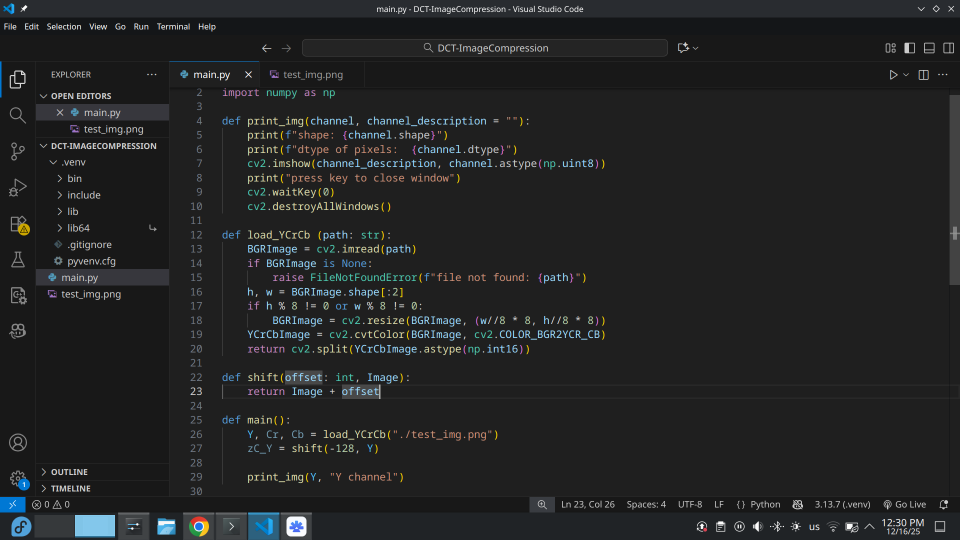
#> input picture test_img.png, 1920 x 1080 px (shown at 1/2 size)
$ python main.py
#> lines starting #> are read from the running program, lines starting #| are printed output that depends on the picture
### compression_format.py
import os
import numpy as np

class SimpleComp:
    @classmethod
    def load(cls, path: str):
        pass
    @classmethod
    def save(cls, path: str, image_coeff_rep: list[np.ndarray]):
        compressed: list = [None] * 3
        for channel_idx, channel in enumerate(image_coeff_rep):
            h_blocks = channel.shape[0] // 8
            w_blocks = channel.shape[1] // 8

            all_vals = []
            all_idxs = []
            counts = []

            for i in range(h_blocks):
                for j in range(w_blocks):
                    flat = channel[i*8:(i+1)*8, j*8:(j+1)*8].ravel()
                    idx  = np.flatnonzero(flat).astype(np.uint8)
                    vals = flat[idx].astype(np.int16)

                    all_vals.append(vals)
                    all_idxs.append(idx)
                    counts.append(len(vals))

            if all_vals:
                vals_arr = np.concatenate(all_vals)
                idx_arr = np.concatenate(all_idxs)
            else:
                vals_arr = np.array([], dtype=np.int16)
                idx_arr = np.array([], dtype=np.uint8)

            counts_arr = np.array(counts, dtype=np.uint8)

            compressed[channel_idx] = (vals_arr, idx_arr, counts_arr)
        np.save(path, np.array(compressed, dtype=object))

### main.py
import cv2
import numpy as np
from compression_format import SimpleComp
import os

PATH = "./test_img.png"

LUMINANCE_QUANTIZATION_TABLE = np.array([
    [16,11,10,16,24 ,40 ,51 ,61 ],
    [12,12,14,19,26 ,58 ,60 ,55 ],
    [14,13,16,24,40 ,57 ,69 ,56 ],
    [14,17,22,29,51 ,87 ,80 ,62 ],
    [18,22,37,56,68 ,109,103,77 ],
    [24,35,55,64,81 ,104,113,92 ],
    [49,64,78,87,103,121,120,101],
    [72,92,95,98,112,100,103,99 ]
], dtype=np.int16)

CHROMINANCE_QUANTIZATION_TABLE = np.array([
    [17,18,24,47,99,99,99,99],
    [18,21,26,66,99,99,99,99],
    [24,26,56,99,99,99,99,99],
    [47,66,99,99,99,99,99,99],
    [99,99,99,99,99,99,99,99],
    [99,99,99,99,99,99,99,99],
    [99,99,99,99,99,99,99,99],
    [99,99,99,99,99,99,99,99]
], dtype=np.int16)

def test_resize(img):
    return cv2.resize(img.astype(np.float32), (128, 128))

def print_img(channel, channel_description = ""):
    print(f"shape: {channel.shape}")
    print(f"dtype of pixels:  {channel.dtype}")
    cv2.imshow(channel_description, channel.astype(np.uint8))
    print("press key to close window")
    cv2.waitKey(0)
    cv2.destroyAllWindows()

def chroma_subsampling(channel):
    return channel[::2, ::2]

def padding(channel, mutliple_of):
    h, w = channel.shape
    if h % mutliple_of != 0 or w % mutliple_of != 0:
        channel = cv2.resize(channel.astype(np.float32), (w//mutliple_of * mutliple_of, h//mutliple_of * mutliple_of)).astype(np.int16)
    return channel

def image_preprocessing(image):
    YCrCb = load_YCrCb(image)
    YCrCb = [padding(x, 16) for x in YCrCb]
    YCrCb = [np.clip(x - 128, -128, 127) for x in YCrCb]
    YCrCb[1] = chroma_subsampling(YCrCb[1])
    YCrCb[2] = chroma_subsampling(YCrCb[2])
    return YCrCb

def load_YCrCb (BGRImage):
    if BGRImage is None:
        raise FileNotFoundError(f"image is None")
    YCrCb = cv2.cvtColor(BGRImage, cv2.COLOR_BGR2YCrCb)
    return cv2.split(YCrCb.astype(np.int16))

def group_processing_forward(input, output, luminance):
    qt = LUMINANCE_QUANTIZATION_TABLE if luminance else CHROMINANCE_QUANTIZATION_TABLE

    dct_coeffs = cv2.dct(input.astype(np.float32))
    output[:] = np.round(dct_coeffs / qt).astype(np.int16)

def group_processing_backward(input, output, luminance):
    qt = LUMINANCE_QUANTIZATION_TABLE if luminance else CHROMINANCE_QUANTIZATION_TABLE
    dequantized = input.astype(np.float32) * qt
    idct_coeffs = cv2.idct(dequantized)
    output[:] = np.round(idct_coeffs).astype(np.int16)

def DCT_transform(u, v, group):
    def alpha(k: int) -> float:
        return 1 / np.sqrt(2) if k == 0 else 1.0
    s = 0.0
    for x in range(8):
        for y in range(8):
            s += group[x, y] * np.cos((2*x + 1) * u * np.pi / 16.0) * np.cos((2*y + 1) * v * np.pi / 16.0)
    return 0.25 * alpha(u) * alpha(v) * s

def to_coeff_rep(Image):
    img_coeff_rep = []
    for channel_idx, channel in enumerate(Image):
        h, w = channel.shape
        channel_coeff_rep = np.empty((h, w), dtype=np.int16)
        for i in range(h // 8):
            for j in range(w // 8):
                slice_i, slice_j = slice(i * 8, i * 8 + 8), slice(j * 8, j * 8 + 8)
                group_processing_forward(channel[slice_i, slice_j], channel_coeff_rep[slice_i, slice_j], channel_idx == 0)
        img_coeff_rep.append(channel_coeff_rep)
    return img_coeff_rep

def to_value_rep(img_coeff):
    img_value_rep = []
    for channel_idx, channel in enumerate(img_coeff):
        h, w = channel.shape
        channel_value_rep = np.empty((h, w), dtype=np.int16)
        for i in range(h // 8):
            for j in range(w // 8):
                slice_i, slice_j = slice(i * 8, i * 8 + 8), slice(j * 8, j * 8 + 8)
                group_processing_backward(channel[slice_i, slice_j], channel_value_rep[slice_i, slice_j], channel_idx == 0)
        img_value_rep.append(channel_value_rep)
    return img_value_rep

if __name__ == "__main__":
    CompressionFormat = SimpleComp
    BGRImage = cv2.imread(PATH)
#> BGRImage is the input picture: shape (1080, 1920, 3); mean B, G, R 36.5, 36, 34.8
    img = image_preprocessing(BGRImage)
#> in load_YCrCb, `YCrCb = cv2.cvtColor(BGRImage, cv2.COLOR_BGR2YCrCb)`: YCrCb: shape (1080, 1920, 3); mean of channels 0, 1, 2 35.7, 127.4, 128.5
#> in padding, `channel = cv2.resize(channel.astype(np.float32), (w//mutliple_of * mut..`:
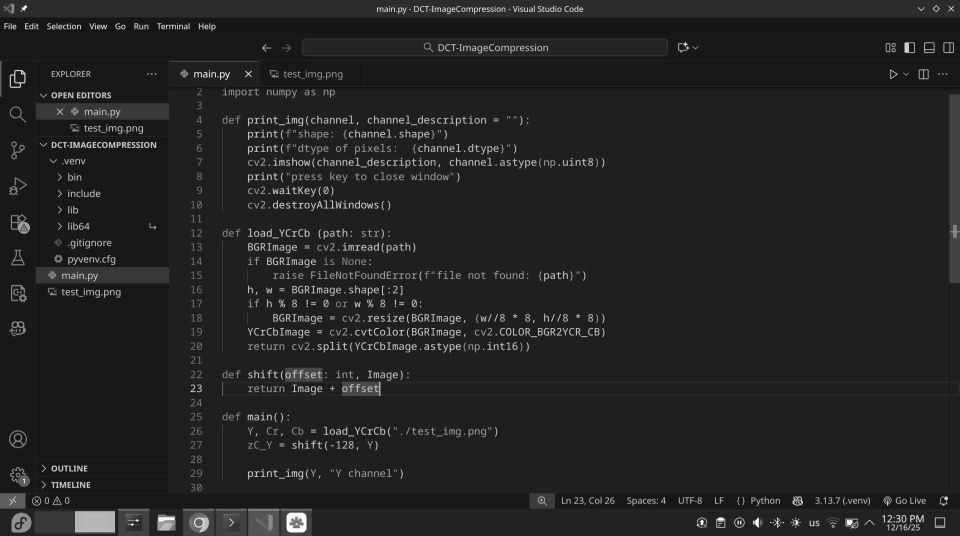
#> channel: shape (1072, 1920) int16 (shown at 1/2 size); min 9, max 255, mean 35.7
#> call 2 of padding, with mutliple_of = 16
#> in padding (call 2), `channel = cv2.resize(channel.astype(np.float32), (w//mutliple_of * mut..`:
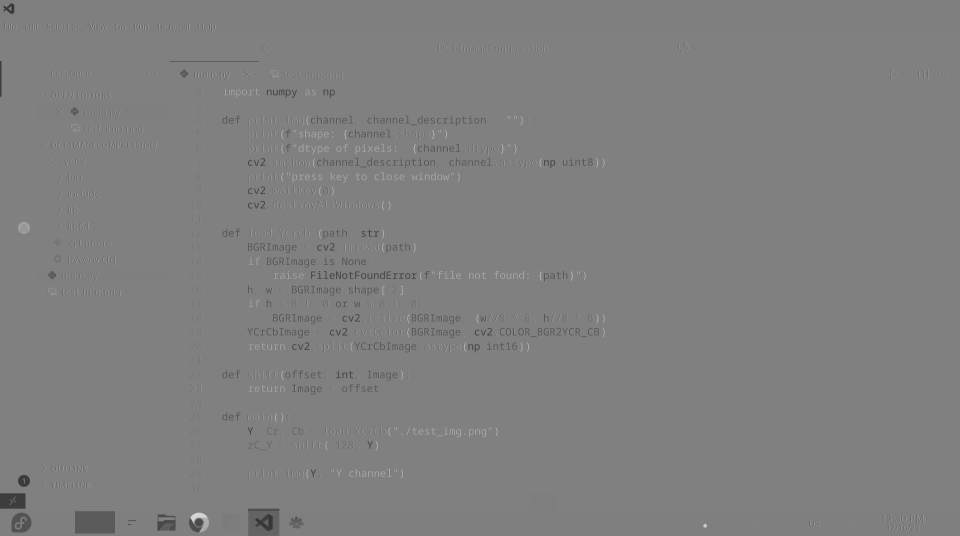
#> channel: shape (1072, 1920) int16 (shown at 1/2 size); min 51, max 214, mean 127.4
#> call 3 of padding, with mutliple_of = 16
#> in padding (call 3), `channel = cv2.resize(channel.astype(np.float32), (w//mutliple_of * mut..`:
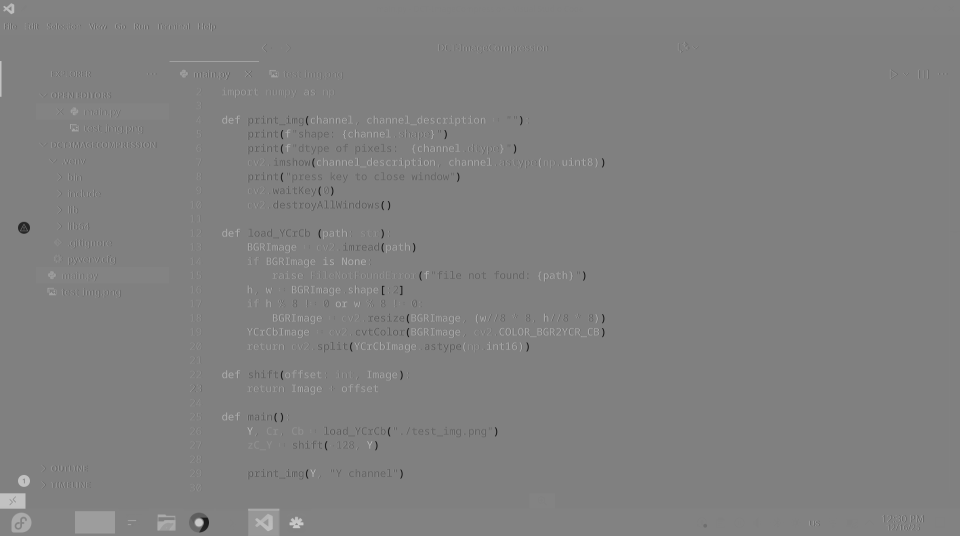
#> channel: shape (1072, 1920) int16 (shown at 1/2 size); min 14, max 202, mean 128.4
#> in image_preprocessing, `YCrCb = [padding(x, 16) for x in YCrCb]`: YCrCb = 3 items
#> in chroma_subsampling, `return channel[::2, ::2]`:
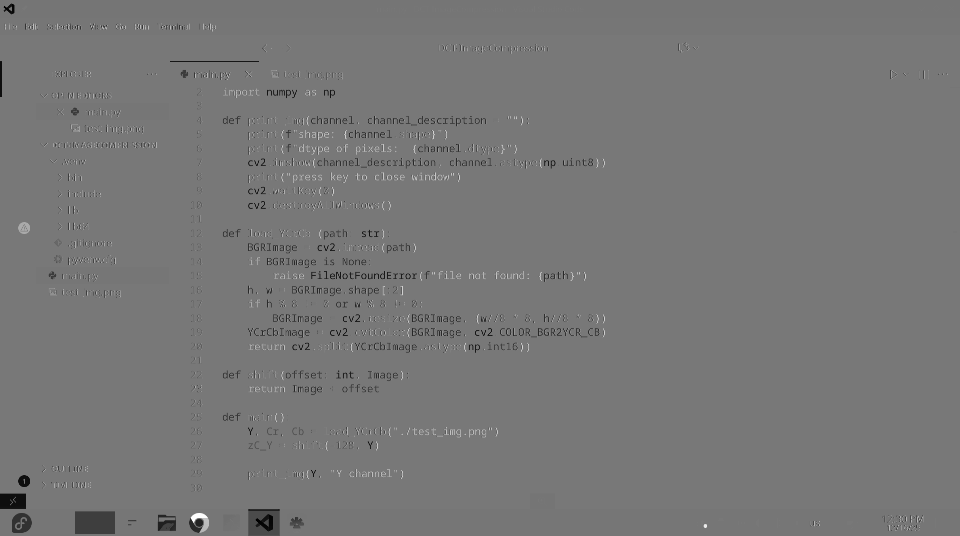
#> returned value: shape (536, 960) int16; min -77, max 86, mean -0.6; drawn with min black and max white
#> in chroma_subsampling (call 2), `return channel[::2, ::2]`:
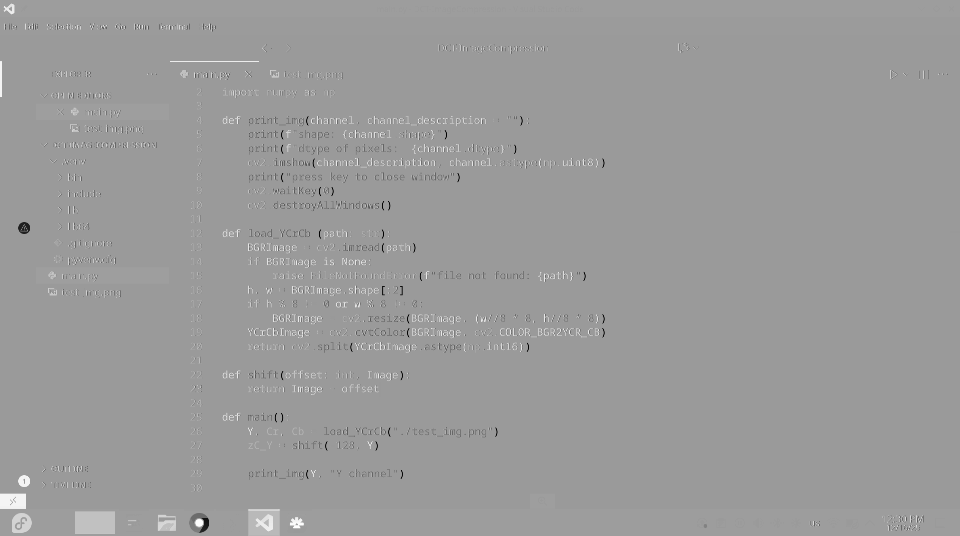
#> returned value: shape (536, 960) int16; min -114, max 74, mean 0.4; drawn with min black and max white
#> img = 3 items
    Y, Cr, Cb = img
    np.save("original_image", np.array(img, dtype=object))

    img_coeff = to_coeff_rep(tuple((Y, Cr, Cb)))
#> the loop in to_coeff_rep, `for channel_idx, channel in enumerate(Image):` made 3 passes
#> (h, w) on passes 1 to 3: (1072, 1920), (536, 960), (536, 960)
#> img_coeff = 3 items
    Y_coeff, Cr_coeff, Cb_coeff = img_coeff
    img_value = to_value_rep(img_coeff)
#> the loop in to_value_rep, `for channel_idx, channel in enumerate(img_coeff):` made 3 passes
#> img_value = 3 items
    Y_value, Cr_value, Cb_value = img_value

    SimpleComp.save("compressed_image", img_coeff)
#> the loop in save, `for channel_idx, channel in enumerate(image_coeff_rep):` made 3 passes
#> (h_blocks, w_blocks) on passes 1 to 3: (134, 240), (67, 120), (67, 120)

    if False:
        print_img(Y, "Y channel")
        print_img(Cr, "Cr channel")
        print_img(Cb, "Cb channel")

        print_img(Y_coeff)
        print_img(Cb_coeff)
        print_img(Cr_coeff)

        print_img(Y_value)
        print_img(Cb_value)
        print_img(Cr_value)

    h, w = Y_value.shape
#> h = 1072; w = 1920
    Cr_resized = cv2.resize(Cr_value.astype(np.float32), (w, h), interpolation=cv2.INTER_LINEAR)
    Cb_resized = cv2.resize(Cb_value.astype(np.float32), (w, h), interpolation=cv2.INTER_LINEAR)

    Y_rec = np.clip(Y_value + 128, 0, 255).astype(np.uint8)
    Cr_rec = np.clip(Cr_resized + 128, 0, 255).astype(np.uint8)
    Cb_rec = np.clip(Cb_resized + 128, 0, 255).astype(np.uint8)

    merged = cv2.merge([Y_rec, Cr_rec, Cb_rec])
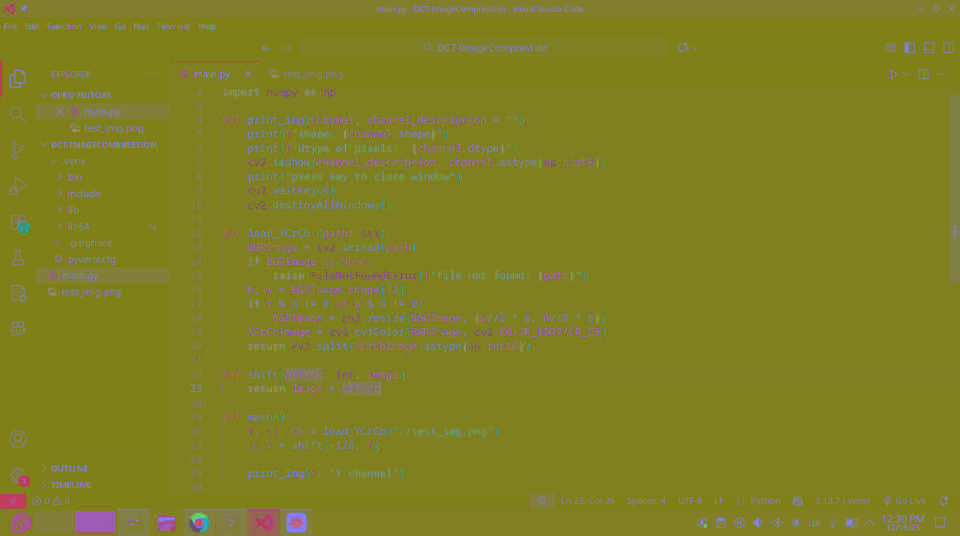
#> merged: shape (1072, 1920, 3) (shown at 1/2 size); mean of channels 0, 1, 2 36.2, 127.3, 128.3; drawn as B, G, R
    bgr_img = cv2.cvtColor(merged, cv2.COLOR_YCrCb2BGR)

#> (the run stopped early here; a loop or call above may not have finished)
